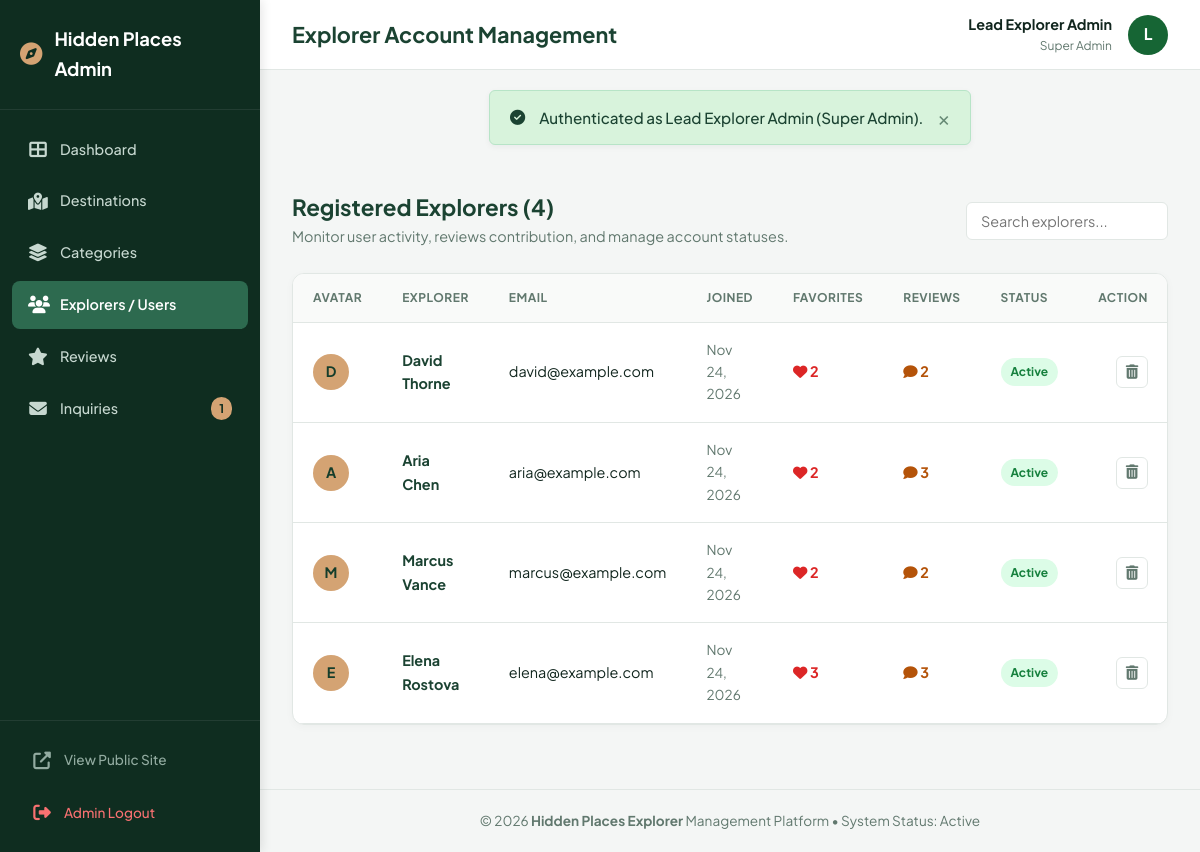
Page /admin/users.php (signed in) on the committed database.
### tables this page shows
CREATE TABLE `users` (
  `id` INT AUTO_INCREMENT PRIMARY KEY,
  `name` VARCHAR(100) NOT NULL,
  `email` VARCHAR(150) NOT NULL UNIQUE,
  `password` VARCHAR(255) NOT NULL,
  `avatar` VARCHAR(255) DEFAULT 'default_avatar.png',
  `bio` TEXT NULL,
  `status` ENUM('active', 'inactive') DEFAULT 'active',
  `created_at` TIMESTAMP DEFAULT CURRENT_TIMESTAMP
);

### admin/users.php (the view, shortened to what this page needs)
<?php
require_once __DIR__ . '/../includes/admin_header.php';
$pdo = getDBConnection();
$users = $pdo->query("
    SELECT u.*,
           COUNT(DISTINCT f.id) AS fav_count,
           COUNT(DISTINCT r.id) AS review_count
    FROM users u
    LEFT JOIN favourites f ON u.id = f.user_id
    LEFT JOIN reviews r ON u.id = r.user_id
    GROUP BY u.id
    ORDER BY u.id DESC
")->fetchAll();
?>
<div style="display: flex; justify-content: space-between; align-items: center; margin-bottom: 24px; flex-wrap: wrap; gap: 16px;">
    <div>
        <h2 style="font-size: 1.4rem; color: var(--admin-primary); margin: 0 0 4px;">Registered Explorers (<?= count($users) ?>)</h2>
        <p style="color: var(--admin-text-muted); font-size: 0.9rem; margin: 0;">Monitor user activity, reviews contribution, and manage account statuses.</p>
    </div>
    <div>
        <input type="text" id="admin-table-search" placeholder="Search explorers..." style="padding: 9px 14px; border: 1px solid var(--admin-border); border-radius: 6px; font-size: 0.9rem;">
    </div>
</div>
<div class="admin-card">
    <div class="admin-table-responsive">
        <table class="admin-table">
            <thead>
                <tr>
                    <th style="width: 50px;">Avatar</th>
                    <th>Explorer</th>
                    <th>Email</th>
                    <th>Joined</th>
                    <th>Favorites</th>
                    <th>Reviews</th>
                    <th>Status</th>
                    <th style="text-align: right;">Action</th>
                </tr>
            </thead>
            <tbody>
                <?php if (empty($users)): ?>
                    <tr><td colspan="8" class="text-center" style="padding: 24px;">No registered users found.</td></tr>
                <?php else: ?>
                    <?php foreach ($users as $u): ?>
                        <tr>
                            <td>
                                <div style="width: 36px; height: 36px; border-radius: 50%; background: #d4a373; color: #143d2b; display: flex; align-items: center; justify-content: center; font-weight: 700;">
                                    <?= strtoupper(substr($u['name'], 0, 1)) ?>
                                </div>
                            </td>
                            <td>
                                <strong style="color: var(--admin-primary);"><?= e($u['name']) ?></strong>
                            </td>
                            <td><?= e($u['email']) ?></td>
                            <td style="font-size: 0.85rem; color: var(--admin-text-muted);"><?= date('M j, Y', strtotime($u['created_at'])) ?></td>
                            <td><span style="font-weight: 700; color: #dc2626;"><i class="fas fa-heart"></i> <?= $u['fav_count'] ?></span></td>
                            <td><span style="font-weight: 700; color: #b45309;"><i class="fas fa-comment"></i> <?= $u['review_count'] ?></span></td>
                            <td>
                                <a href="users.php?toggle_status=1&id=<?= $u['id'] ?>&token=<?= $csrfToken ?>" title="Click to toggle status">
                                    <span class="badge-status badge-<?= e($u['status']) ?>">
                                        <?= ucfirst(e($u['status'])) ?>
                                    </span>
                                </a>
                            </td>
                            <td>
                                <div class="action-btn-group" style="justify-content: flex-end;">
                                    <a href="users.php?delete=<?= $u['id'] ?>&token=<?= $csrfToken ?>" class="btn-icon btn-icon-danger" title="Delete User" onclick="return confirmDelete('Are you sure you want to permanently delete this user account?');">
                                        <i class="fas fa-trash-alt"></i>
                                    </a>
                                </div>
                            </td>
                        </tr>
                    <?php endforeach; ?>
                <?php endif; ?>
            </tbody>
        </table>
    </div>
</div>
<?php require_once __DIR__ . '/../includes/admin_footer.php'; ?>

### assets/css/style.css (style rules this page uses)
:root { --color-primary-dark: #0f2d20; --color-primary: #184332; --color-primary-light: #2d6a4f; --color-primary-subtle: #40916c; --color-primary-bg: #eaf3ee; --color-accent: #d4a373; --color-accent-hover: #b98655; --color-gold: #e9c46a; --color-cream-bg: #fcfbf7; --color-cream-alt: #f4f0e6; --color-cream-card: #f9f7f1; --color-cream-border: #e3ded2; --color-white: #ffffff; --color-text-main: #142820; --color-text-muted: #536b60; --color-text-light: #7b9487; --color-danger: #c93b3b; --color-success: #2d6a4f; --color-warning: #e09f3e; --font-sans: 'Plus Jakarta Sans', system-ui, -apple-system, sans-serif; --font-serif: 'Playfair Display', Georgia, serif; --max-width: 1240px; --radius-sm: 6px; --radius-md: 12px; --radius-lg: 20px; --radius-pill: 9999px; --shadow-sm: 0 2px 6px rgba(15, 45, 32, 0.05); --shadow-md: 0 8px 24px rgba(15, 45, 32, 0.08); --shadow-lg: 0 16px 40px rgba(15, 45, 32, 0.12); --shadow-hover: 0 20px 48px rgba(15, 45, 32, 0.16); --transition: all 0.3s cubic-bezier(0.25, 0.8, 0.25, 1); }
*, *::before, *::after { box-sizing: border-box; margin: 0; padding: 0; }
html { scroll-behavior: smooth; font-size: 16px; }
body { font-family: var(--font-sans); background-color: var(--color-cream-bg); color: var(--color-text-main); line-height: 1.65; min-height: 100vh; display: flex; flex-direction: column; overflow-x: hidden; }
a { color: var(--color-primary); text-decoration: none; transition: var(--transition); }
button, input, select, textarea { font-family: inherit; font-size: inherit; }
h1, h2, h3, h4, h5, h6 { color: var(--color-primary-dark); font-weight: 700; line-height: 1.25; }

### assets/css/admin.css (style rules this page uses)
:root { --admin-sidebar-bg: #0f2d20; --admin-sidebar-hover: #194833; --admin-sidebar-active: #2d6a4f; --admin-sidebar-width: 260px; --admin-bg: #f4f6f5; --admin-card-bg: #ffffff; --admin-border: #e1e7e4; --admin-primary: #1b4332; --admin-primary-light: #2d6a4f; --admin-accent: #d4a373; --admin-text-dark: #11261e; --admin-text-muted: #61786e; --admin-danger: #dc2626; --admin-danger-bg: #fee2e2; --admin-success: #15803d; --admin-success-bg: #dcfce7; --admin-warning: #b45309; --admin-warning-bg: #fef3c7; --admin-info: #0369a1; --admin-info-bg: #e0f2fe; }
body.admin-body { background: var(--admin-bg); color: var(--admin-text-dark); font-family: 'Plus Jakarta Sans', system-ui, -apple-system, sans-serif; margin: 0; padding: 0; display: flex; min-height: 100vh; }
.admin-card { background: var(--admin-card-bg); border: 1px solid var(--admin-border); border-radius: 12px; box-shadow: 0 2px 8px rgba(0, 0, 0, 0.03); overflow: hidden; margin-bottom: 32px; }
.admin-table-responsive { overflow-x: auto; width: 100%; }
.admin-table { width: 100%; border-collapse: collapse; text-align: left; font-size: 0.9rem; }
.admin-table th { background: #f9faf9; padding: 14px 20px; font-weight: 700; color: var(--admin-text-muted); border-bottom: 1px solid var(--admin-border); text-transform: uppercase; font-size: 0.75rem; letter-spacing: 0.5px; }
.admin-table td { padding: 16px 20px; border-bottom: 1px solid var(--admin-border); color: var(--admin-text-dark); vertical-align: middle; }
.badge-status { display: inline-flex; align-items: center; gap: 6px; padding: 4px 10px; border-radius: 9999px; font-size: 0.75rem; font-weight: 700; }
.badge-approved, .badge-active, .badge-replied { background: var(--admin-success-bg); color: var(--admin-success); }
.action-btn-group { display: flex; align-items: center; gap: 8px; }
.btn-icon { width: 32px; height: 32px; border-radius: 6px; display: flex; align-items: center; justify-content: center; border: 1px solid var(--admin-border); background: #ffffff; color: var(--admin-text-muted); cursor: pointer; text-decoration: none; transition: all 0.2s ease; }

### rows in the picture
users: name "D", name "David Thorne", email "david@example.com", created_at "Nov 24, 2026", fav_count "2", review_count "2", status "Active"
users: name "A", name "Aria Chen", email "aria@example.com", created_at "Nov 24, 2026", fav_count "2", review_count "3", status "Active"
users: name "M", name "Marcus Vance", email "marcus@example.com", created_at "Nov 24, 2026", fav_count "2", review_count "2", status "Active"
users: name "E", name "Elena Rostova", email "elena@example.com", created_at "Nov 24, 2026", fav_count "3", review_count "3", status "Active"

### other values in the picture
$unreadContactsCount "1"
$pageTitle "Explorer Account Management"
$currentAdmin['name'] "Lead Explorer Admin"
$currentAdmin['role'] "Super Admin"
substr($currentAdmin['name'], 0, 1) "L"
$text "Authenticated as Lead Explorer Admin (Super Admin)."
count($users) "4"
